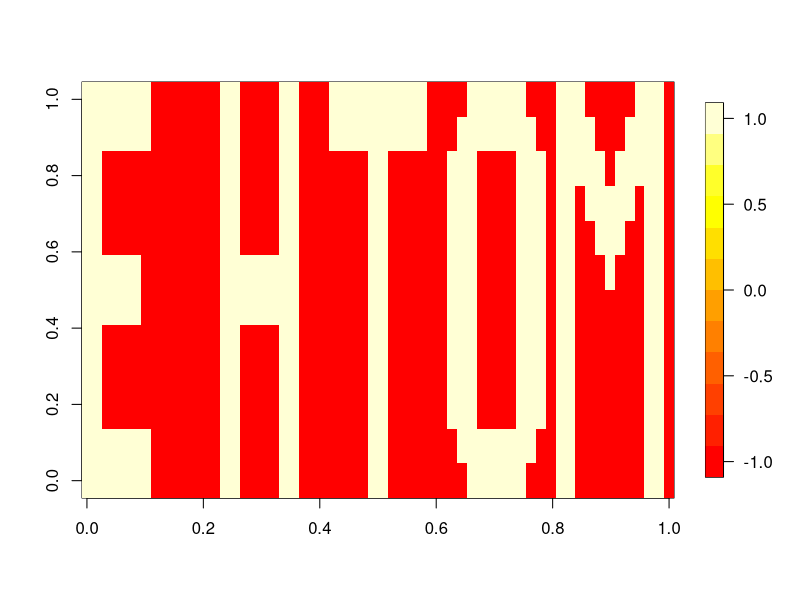
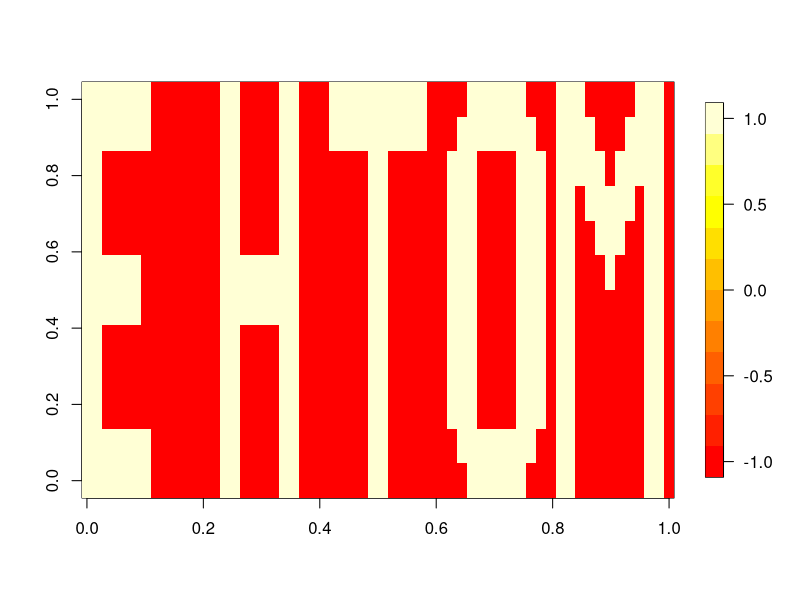
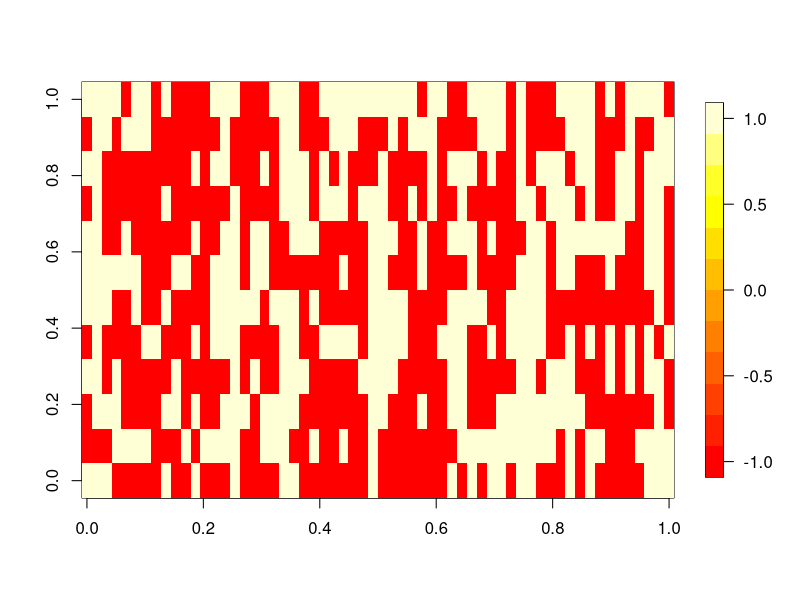
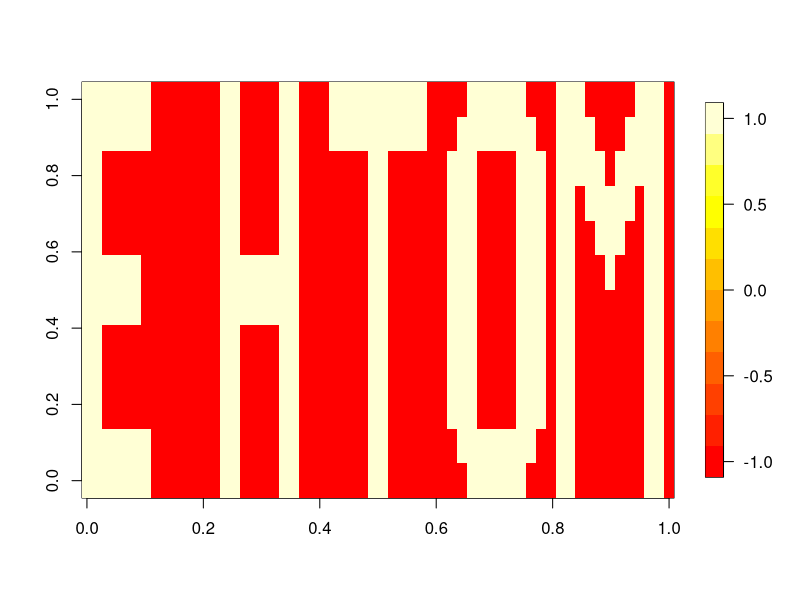
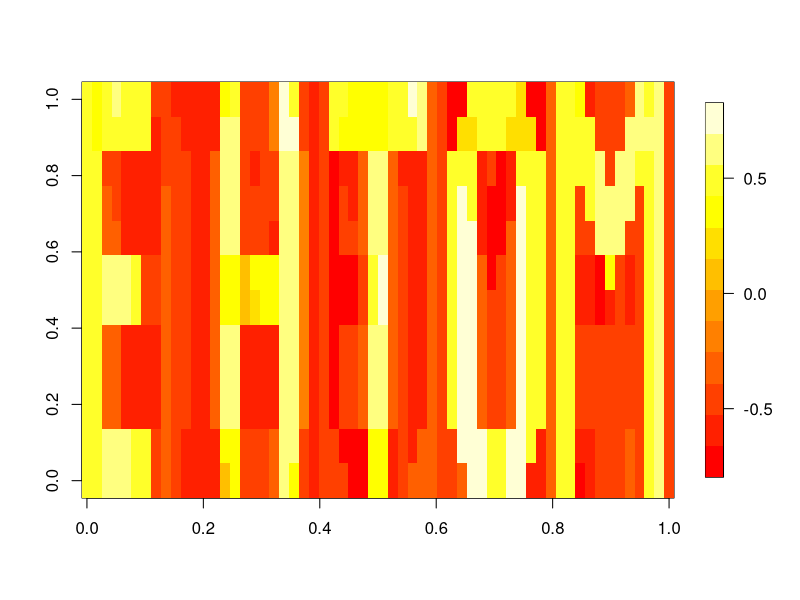
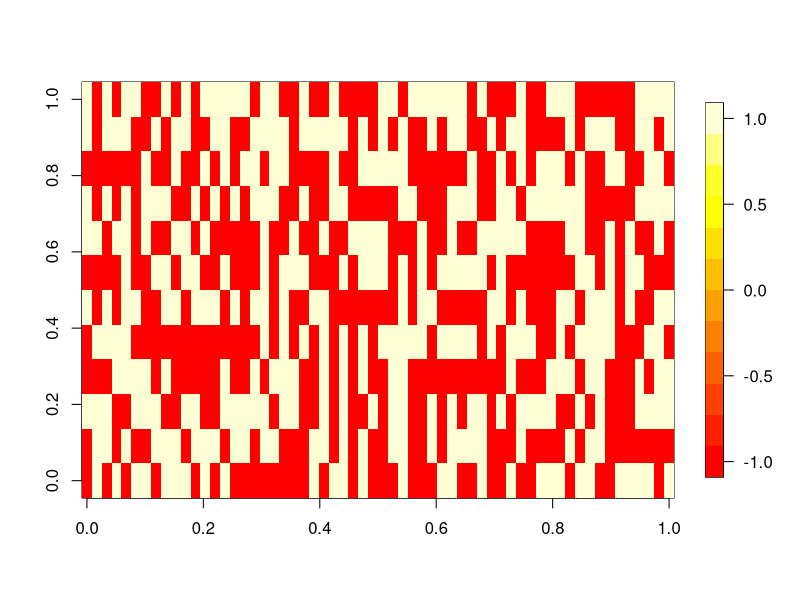
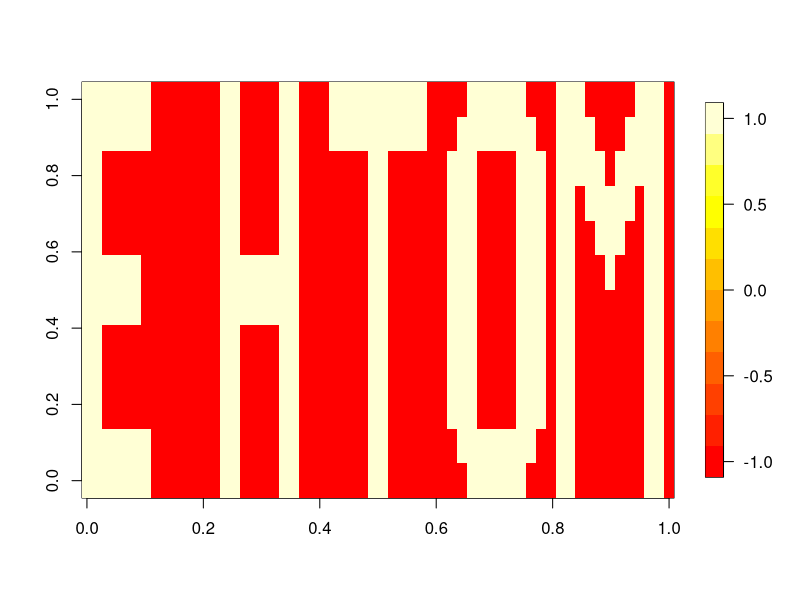
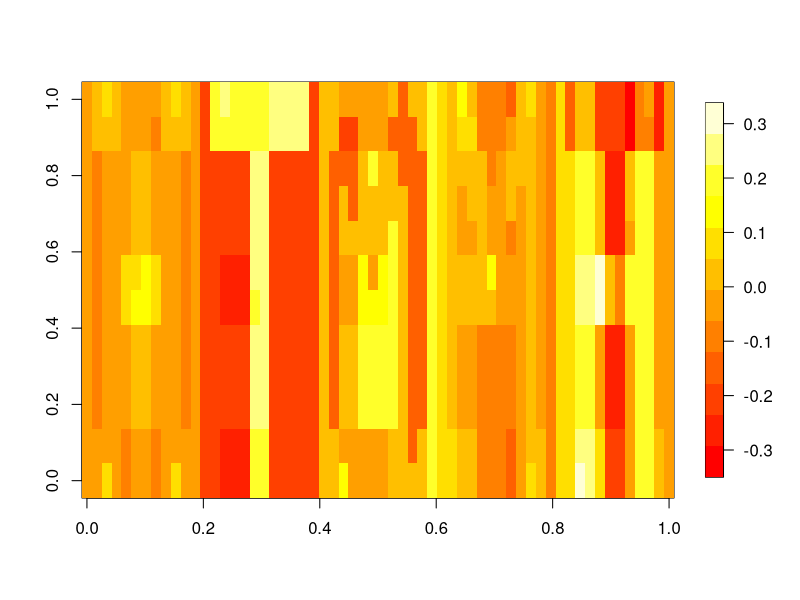

The R script that drew these images, in order:
## ---- chunk 1

## Load packages

suppressMessages(
    library(fields)
)
    
## Load in the data

E <- matrix(nrow = 12, ncol = 12)

E[1,] <- c(1,1,1,1,1,1,1,0,0,0,0,0)
E[2,] <- c(1,1,1,1,1,1,1,0,0,0,0,0)
E[3,] <- c(1,1,0,0,0,0,0,0,0,0,0,0)
E[4,] <- c(1,1,0,0,0,0,0,0,0,0,0,0)
E[5,] <- c(1,1,0,0,0,0,0,0,0,0,0,0)
E[6,] <- c(1,1,1,1,1,1,0,0,0,0,0,0)
E[7,] <- c(1,1,1,1,1,1,0,0,0,0,0,0)
E[8,] <- c(1,1,0,0,0,0,0,0,0,0,0,0)
E[9,] <- c(1,1,0,0,0,0,0,0,0,0,0,0)
E[10,] <- c(1,1,0,0,0,0,0,0,0,0,0,0)
E[11,] <- c(1,1,1,1,1,1,1,0,0,0,0,0)
E[12,] <- c(1,1,1,1,1,1,1,0,0,0,0,0)

H <- matrix(nrow = 12, ncol = 12)

H[1,] <- c(0,0,1,1,0,0,0,0,1,1,0,0)
H[2,] <- c(0,0,1,1,0,0,0,0,1,1,0,0)
H[3,] <- c(0,0,1,1,0,0,0,0,1,1,0,0)
H[4,] <- c(0,0,1,1,0,0,0,0,1,1,0,0)
H[5,] <- c(0,0,1,1,0,0,0,0,1,1,0,0)
H[6,] <- c(0,0,1,1,1,1,1,1,1,1,0,0)
H[7,] <- c(0,0,1,1,1,1,1,1,1,1,0,0)
H[8,] <- c(0,0,1,1,0,0,0,0,1,1,0,0)
H[9,] <- c(0,0,1,1,0,0,0,0,1,1,0,0)
H[10,] <- c(0,0,1,1,0,0,0,0,1,1,0,0)
H[11,] <- c(0,0,1,1,0,0,0,0,1,1,0,0)
H[12,] <- c(0,0,1,1,0,0,0,0,1,1,0,0)

T <- matrix(nrow = 12, ncol = 12)

T[1,] <- c(0,1,1,1,1,1,1,1,1,1,1,0)
T[2,] <- c(0,1,1,1,1,1,1,1,1,1,1,0)
T[3,] <- c(0,0,0,0,0,1,1,0,0,0,0,0)
T[4,] <- c(0,0,0,0,0,1,1,0,0,0,0,0)
T[5,] <- c(0,0,0,0,0,1,1,0,0,0,0,0)
T[6,] <- c(0,0,0,0,0,1,1,0,0,0,0,0)
T[7,] <- c(0,0,0,0,0,1,1,0,0,0,0,0)
T[8,] <- c(0,0,0,0,0,1,1,0,0,0,0,0)
T[9,] <- c(0,0,0,0,0,1,1,0,0,0,0,0)
T[10,] <- c(0,0,0,0,0,1,1,0,0,0,0,0)
T[11,] <- c(0,0,0,0,0,1,1,0,0,0,0,0)
T[12,] <- c(0,0,0,0,0,1,1,0,0,0,0,0)

O <- matrix(nrow = 12, ncol = 12)

O[1,] <- c(0,0,0,1,1,1,1,1,1,0,0,0)
O[2,] <- c(0,0,1,1,1,1,1,1,1,1,0,0)
O[3,] <- c(0,1,1,1,0,0,0,0,1,1,1,0)
O[4,] <- c(0,1,1,1,0,0,0,0,1,1,1,0)
O[5,] <- c(0,1,1,1,0,0,0,0,1,1,1,0)
O[6,] <- c(0,1,1,1,0,0,0,0,1,1,1,0)
O[7,] <- c(0,1,1,1,0,0,0,0,1,1,1,0)
O[8,] <- c(0,1,1,1,0,0,0,0,1,1,1,0)
O[9,] <- c(0,1,1,1,0,0,0,0,1,1,1,0)
O[10,] <- c(0,1,1,1,0,0,0,0,1,1,1,0)
O[11,] <- c(0,0,1,1,1,1,1,1,1,1,0,0)
O[12,] <- c(0,0,0,1,1,1,1,1,1,0,0,0)

M <- matrix(nrow = 12, ncol = 12)

M[1,] <- c(1,1,1,0,0,0,0,0,1,1,1,0)
M[2,] <- c(1,1,1,1,0,0,0,1,1,1,1,0)
M[3,] <- c(1,1,1,1,1,0,1,1,1,1,1,0)
M[4,] <- c(1,1,0,1,1,1,1,1,0,1,1,0)
M[5,] <- c(1,1,0,0,1,1,1,0,0,1,1,0)
M[6,] <- c(1,1,0,0,0,1,0,0,0,1,1,0)
M[7,] <- c(1,1,0,0,0,0,0,0,0,1,1,0)
M[8,] <- c(1,1,0,0,0,0,0,0,0,1,1,0)
M[9,] <- c(1,1,0,0,0,0,0,0,0,1,1,0)
M[10,] <- c(1,1,0,0,0,0,0,0,0,1,1,0)
M[11,] <- c(1,1,0,0,0,0,0,0,0,1,1,0)
M[12,] <- c(1,1,0,0,0,0,0,0,0,1,1,0)

E[E == 0] <- -1
H[H == 0] <- -1
T[T == 0] <- -1
O[O == 0] <- -1
M[M == 0] <- -1

## Load in the err_corr function

err_corr <- function(x, y, mu, n, tol) {
    
    x_orig <- x
    y_orig <- y
    
    x_dims <- dim(x)
    y_dims <- dim(y)
    
    mem_matrix <- matrix(0, nrow = y_dims[1], ncol = x_dims[1])
    
    for (i in 1:n) {
        
        j <- sample(1:x_dims[2])
        x <- x[, j]
        y <- y[, j]
        
        for (k in 1:x_dims[2]) {
            
            mem_matrix <- mem_matrix + mu * (y[,k] - mem_matrix %*% x[,k]) %*% x[,k]
            
        }
        
        if (norm((y - mem_matrix %*% x), "2") <= tol) {
            
            # print("Gradient Search Terminated ===>>> ||y - mem_matrix*x|| <= tol")
            # print(paste0("Number of Iterations = ", n * k))
            mem_matrix <<- mem_matrix
            break
            
        }
        
        mem_matrix <<- mem_matrix
        
    }
    
}

## Vectorize the matrices and prepare the input

E_vec <- as.vector(E)
H_vec <- as.vector(H)
T_vec <- as.vector(T)
O_vec <- as.vector(O)
M_vec <- as.vector(M)

input <- cbind(E_vec, H_vec, T_vec, O_vec, M_vec)

## Set the parameters

mu <- 0.001
n <- 1000
tol <- 0.0000001

## Run the err_corr function to return the memory matrix

err_corr(input, input, mu, n, tol)

## ---- chunk 2

## Load in a function to rotate the output

rotate <- function(x) t(apply(x, 2, rev))

## ---- chunk 3

## Output the original image

image.plot(rbind(rotate(E), rotate(H), rotate(T), rotate(O), rotate(M)), col = heat.colors(12))

## ---- chunk 4

## Recall the images from memory

E_recall <- matrix(mem_matrix %*% E_vec, nrow = 12, ncol = 12)
H_recall <- matrix(mem_matrix %*% H_vec, nrow = 12, ncol = 12)
T_recall <- matrix(mem_matrix %*% T_vec, nrow = 12, ncol = 12)
O_recall <- matrix(mem_matrix %*% O_vec, nrow = 12, ncol = 12)
M_recall <- matrix(mem_matrix %*% M_vec, nrow = 12, ncol = 12)

## Rebuild the image

image.plot(rbind(rotate(E_recall), rotate(H_recall), rotate(T_recall), rotate(O_recall), rotate(M_recall)), col = heat.colors(12))

## ---- chunk 5

## Corrupt 25% of from each input pattern

inds <- sort(sample(1:144, 36, replace = FALSE))

E_vec_corr_25 <- E_vec
E_vec_corr_25[inds] <- E_vec_corr_25[inds] * (-1)

inds <- sort(sample(1:144, 36, replace = FALSE))

H_vec_corr_25 <- H_vec
H_vec_corr_25[inds] <- H_vec_corr_25[inds] * (-1)

inds <- sort(sample(1:144, 36, replace = FALSE))

T_vec_corr_25 <- T_vec
T_vec_corr_25[inds] <- T_vec_corr_25[inds] * (-1)

inds <- sort(sample(1:144, 36, replace = FALSE))

O_vec_corr_25 <- O_vec
O_vec_corr_25[inds] <- O_vec_corr_25[inds] * (-1)

inds <- sort(sample(1:144, 36, replace = FALSE))

M_vec_corr_25 <- M_vec
M_vec_corr_25[inds] <- M_vec_corr_25[inds] * (-1)

## ---- chunk 6

## Output the original, corrupted image

image.plot(rbind(rotate(matrix(E_vec_corr_25, nrow = 12, ncol = 12)), 
                 rotate(matrix(H_vec_corr_25, nrow = 12, ncol = 12)),
                 rotate(matrix(T_vec_corr_25, nrow = 12, ncol = 12)),
                 rotate(matrix(O_vec_corr_25, nrow = 12, ncol = 12)),
                 rotate(matrix(M_vec_corr_25, nrow = 12, ncol = 12))),
           col = heat.colors(12))

## ---- chunk 7

## Output the original image

image.plot(rbind(rotate(E), rotate(H), rotate(T), rotate(O), rotate(M)), col = heat.colors(12))

## ---- chunk 8

## Prepare the 25% corrupted input

input_corr_25 <- cbind(E_vec_corr_25, H_vec_corr_25, T_vec_corr_25, O_vec_corr_25, M_vec_corr_25)

## Recall the 25% corrupted images from memory

E_25_recall <- matrix(mem_matrix %*% E_vec_corr_25, nrow = 12, ncol = 12)
H_25_recall <- matrix(mem_matrix %*% H_vec_corr_25, nrow = 12, ncol = 12)
T_25_recall <- matrix(mem_matrix %*% T_vec_corr_25, nrow = 12, ncol = 12)
O_25_recall <- matrix(mem_matrix %*% O_vec_corr_25, nrow = 12, ncol = 12)
M_25_recall <- matrix(mem_matrix %*% M_vec_corr_25, nrow = 12, ncol = 12)

## Rebuild the image

image.plot(rbind(rotate(E_25_recall), rotate(H_25_recall), rotate(T_25_recall), rotate(O_25_recall), rotate(M_25_recall)), col = heat.colors(12))

## ---- chunk 9

## Corrupt 50% of from each input pattern

inds <- sort(sample(1:144, 72, replace = FALSE))

E_vec_corr_50 <- E_vec
E_vec_corr_50[inds] <- E_vec_corr_50[inds] * (-1)

inds <- sort(sample(1:144, 72, replace = FALSE))

H_vec_corr_50 <- H_vec
H_vec_corr_50[inds] <- H_vec_corr_50[inds] * (-1)

inds <- sort(sample(1:144, 72, replace = FALSE))

T_vec_corr_50 <- T_vec
T_vec_corr_50[inds] <- T_vec_corr_50[inds] * (-1)

inds <- sort(sample(1:144, 72, replace = FALSE))

O_vec_corr_50 <- O_vec
O_vec_corr_50[inds] <- O_vec_corr_50[inds] * (-1)

inds <- sort(sample(1:144, 72, replace = FALSE))

M_vec_corr_50 <- M_vec
M_vec_corr_50[inds] <- M_vec_corr_50[inds] * (-1)

## ---- chunk 10

## Output the original, corrupted image

image.plot(rbind(rotate(matrix(E_vec_corr_50, nrow = 12, ncol = 12)), 
                 rotate(matrix(H_vec_corr_50, nrow = 12, ncol = 12)),
                 rotate(matrix(T_vec_corr_50, nrow = 12, ncol = 12)),
                 rotate(matrix(O_vec_corr_50, nrow = 12, ncol = 12)),
                 rotate(matrix(M_vec_corr_50, nrow = 12, ncol = 12))),
           col = heat.colors(12))

## ---- chunk 11

## Output the original image

image.plot(rbind(rotate(E), rotate(H), rotate(T), rotate(O), rotate(M)), col = heat.colors(12))

## ---- chunk 12

## Prepare the 50% corrupted input

input_corr_50 <- cbind(E_vec_corr_50, H_vec_corr_50, T_vec_corr_50, O_vec_corr_50, M_vec_corr_50)

## Recall the 50% corrupted images from memory

E_50_recall <- matrix(mem_matrix %*% E_vec_corr_50, nrow = 12, ncol = 12)
H_50_recall <- matrix(mem_matrix %*% H_vec_corr_50, nrow = 12, ncol = 12)
T_50_recall <- matrix(mem_matrix %*% T_vec_corr_50, nrow = 12, ncol = 12)
O_50_recall <- matrix(mem_matrix %*% O_vec_corr_50, nrow = 12, ncol = 12)
M_50_recall <- matrix(mem_matrix %*% M_vec_corr_50, nrow = 12, ncol = 12)

## Rebuild the image

image.plot(rbind(rotate(E_50_recall), rotate(H_50_recall), rotate(T_50_recall), rotate(O_50_recall), rotate(M_50_recall)), col = heat.colors(12))

## ---- chunk 13

## Call the err_corr function with 25% corruption

err_corr(input_corr_25, input, mu, n, tol)

## ---- chunk 14

## Output the original, corrupted image

image.plot(rbind(rotate(matrix(E_vec_corr_25, nrow = 12, ncol = 12)), 
                 rotate(matrix(H_vec_corr_25, nrow = 12, ncol = 12)),
                 rotate(matrix(T_vec_corr_25, nrow = 12, ncol = 12)),
                 rotate(matrix(O_vec_corr_25, nrow = 12, ncol = 12)),
                 rotate(matrix(M_vec_corr_25, nrow = 12, ncol = 12))),
           col = heat.colors(12))

## ---- chunk 15

## Output the original image

image.plot(rbind(rotate(E), rotate(H), rotate(T), rotate(O), rotate(M)), col = heat.colors(12))

## ---- chunk 16

## Recall the images from memory

E_recall_mem <- matrix(mem_matrix %*% E_vec, nrow = 12, ncol = 12)
H_recall_mem <- matrix(mem_matrix %*% H_vec, nrow = 12, ncol = 12)
T_recall_mem <- matrix(mem_matrix %*% T_vec, nrow = 12, ncol = 12)
O_recall_mem <- matrix(mem_matrix %*% O_vec, nrow = 12, ncol = 12)
M_recall_mem <- matrix(mem_matrix %*% M_vec, nrow = 12, ncol = 12)

## Rebuild the image

image.plot(rbind(rotate(E_recall_mem), rotate(H_recall_mem), rotate(T_recall_mem), rotate(O_recall_mem), rotate(M_recall_mem)), col = heat.colors(12))
